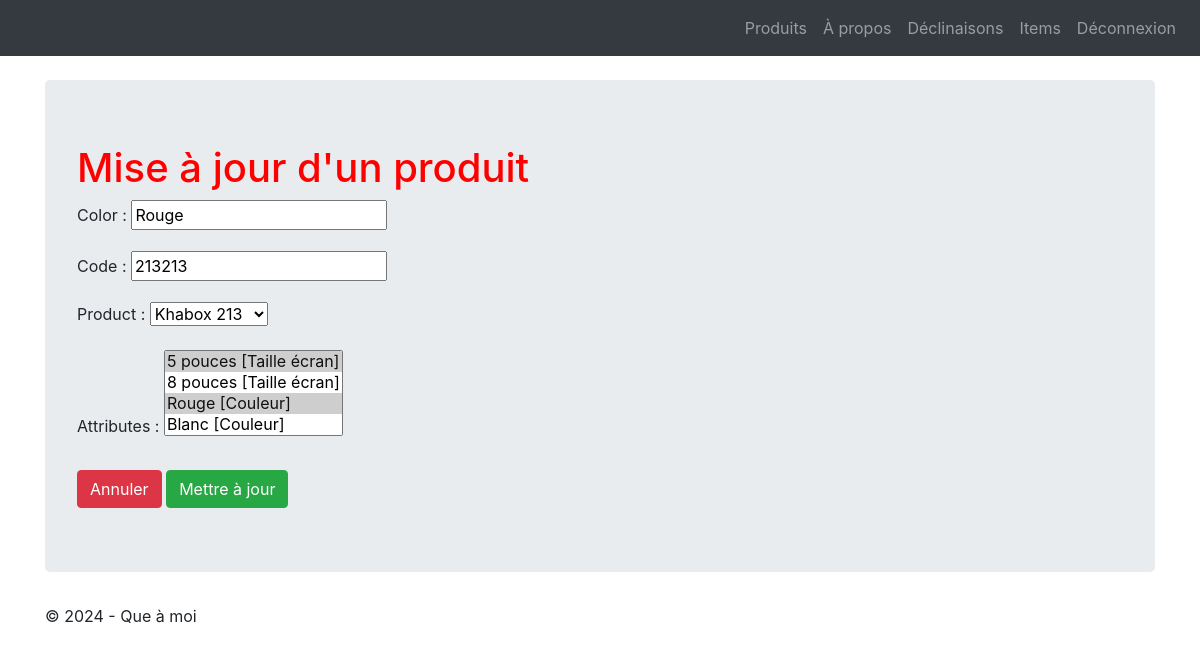
The page /lesProduits/product_item/1/update/ (signed in) on the database as committed earlier.
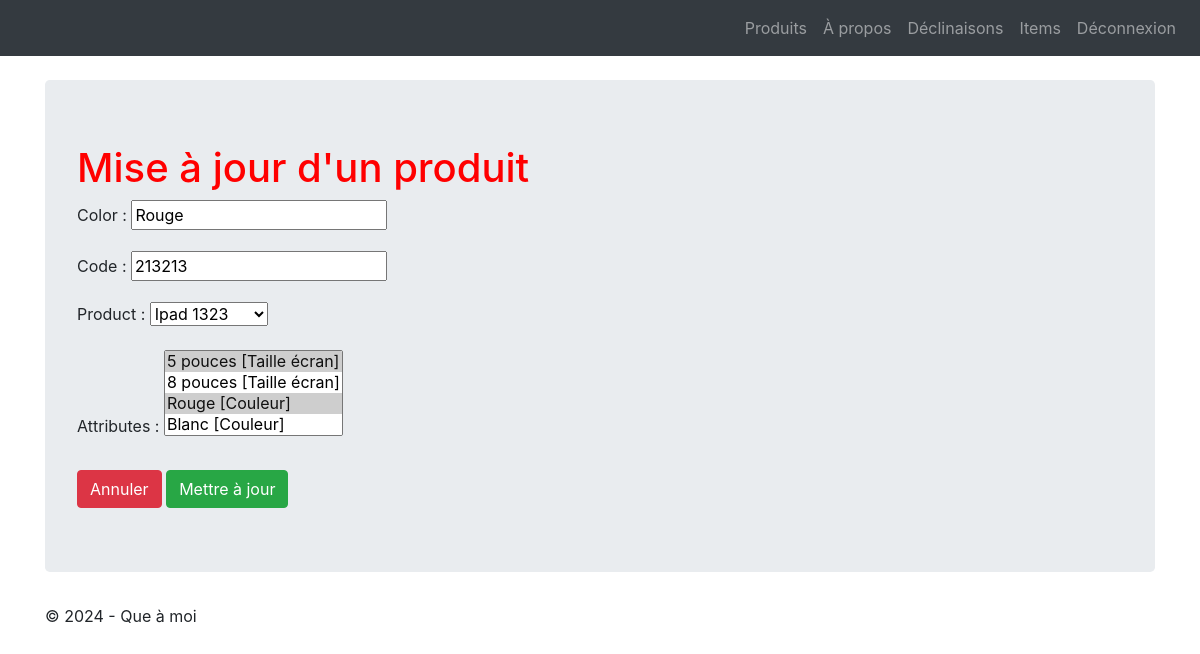
The same page on the database as committed later.
### firsttuto/LesProduits/models.py (models this page shows, shortened)
class ProductItem(models.Model):
    class Meta:
        verbose_name = "Déclinaison Produit"
    color = models.CharField(max_length=100)
    code = models.CharField(max_length=10, null=True, blank=True, unique=True)
    product = models.ForeignKey('Product', on_delete=models.CASCADE)
    attributes = models.ManyToManyField("ProductAttributeValue", related_name="product_item", null=True, blank=True)

class Product(models.Model):
    class Meta:
        verbose_name = "Produit"
    name = models.CharField(max_length=100)
    code = models.CharField(max_length=10, null=True, blank=True, unique=True)
    price_ht = models.DecimalField(max_digits=8, decimal_places=2, null=True, blank=True,
                                   verbose_name="Prix unitaire HT")
    price_ttc = models.DecimalField(max_digits=8, decimal_places=2, null=True, blank=True,
                                    verbose_name="Prix unitaire TTC")
    status = models.SmallIntegerField(choices=PRODUCT_STATUS, default=0)
    date_creation = models.DateTimeField(blank=True, verbose_name="Date création")
    def __str__(self):
        return "{0} {1}".format(self.name, self.code)

### firsttuto/LesProduits/views.py (the view, shortened to what this page needs)
# urls.py: path('product_item/<pk>/update/', views.ProductItemUpdateView.as_view(), name='item-update'),
@method_decorator(login_required, name='dispatch')
class ProductItemUpdateView(UpdateView):
    model = ProductItem
    template_name = 'update_item.html'
    form_class = ProductItemForm

### firsttuto/LesProduits/forms.py
class ProductItemForm(forms.ModelForm):
    class Meta:
        model = ProductItem
        fields = '__all__'

### firsttuto/LesProduits/models.py (called while the page is built)
    def __str__(self):
        return self.name

    def __str__(self):
        return "{0} [{1}]".format(self.value, self.product_attribute)

### templates/update_item.html (shortened to what this page needs)
{% extends 'base.html' %}
{% block content %}
    <h1> Mise à jour d'un produit </h1>
    <form action="" method="post">
        {{ form.as_p }}
        <button type="button" class="btn btn-danger mt-2" onclick="window.location.href='{% url 'item-list' %}'">Annuler</button>
        <button type="submit" class="btn btn-success mt-2">Mettre à jour</button>
    </form>
{% endblock %}

Rows that differ between the two databases and show on the page:
changed ProductItem "Rouge": product "Khabox 213" → "Ipad 1323"
